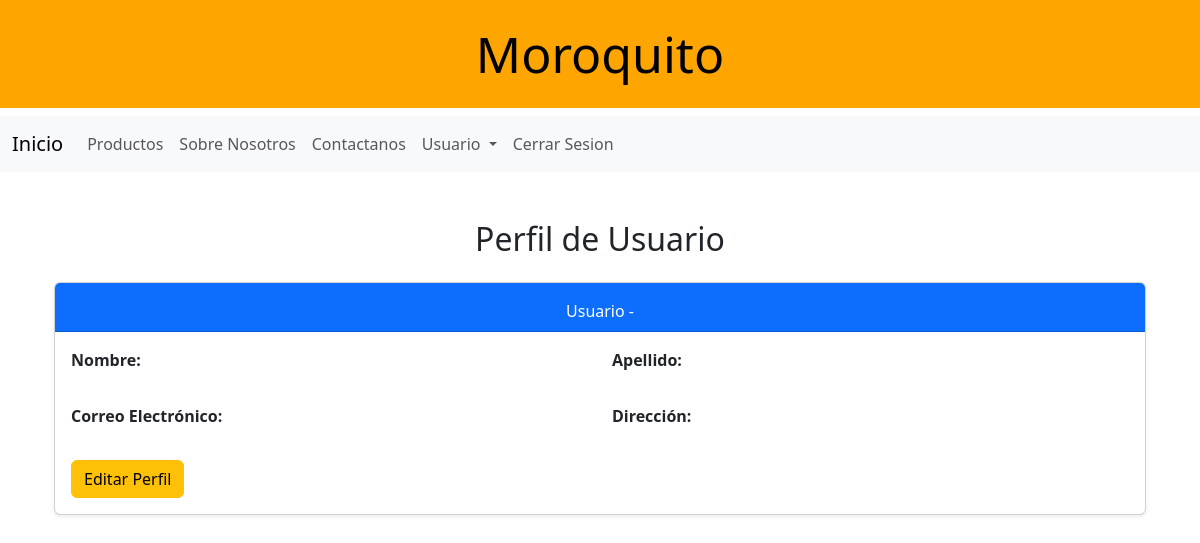
The page /profile/caereyes0@gmail.com (signed in) on the database as committed earlier.
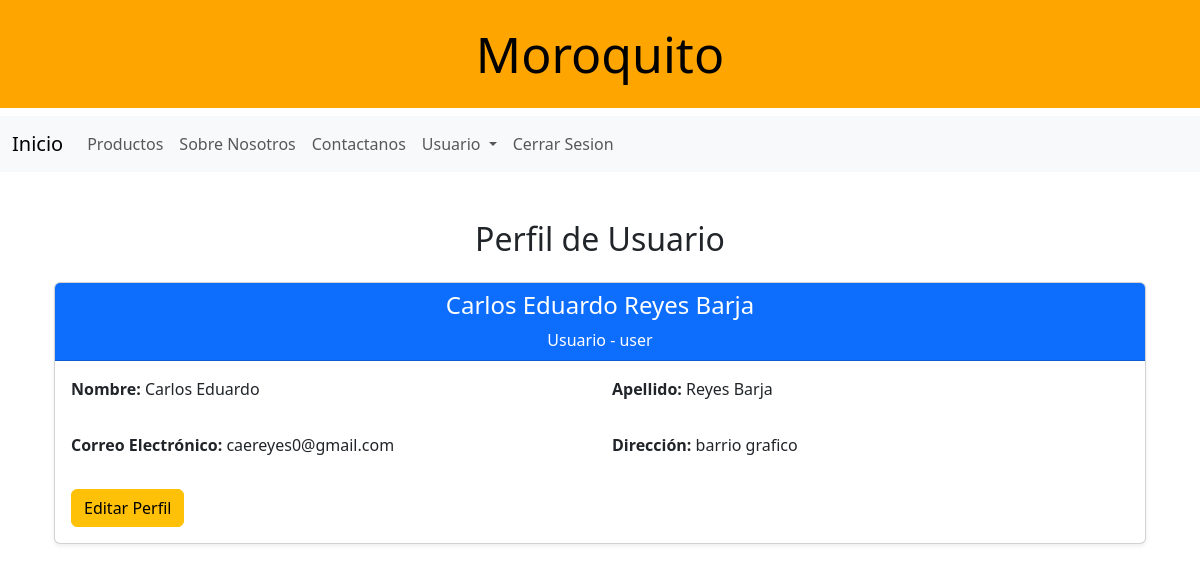
The same page on the database as committed later.
### models/usuario_model.py (models this page shows, shortened)
class Usuarios(UserMixin, db.Model):
    __tablename__ = "usuarios"
    email = db.Column(db.String(200), primary_key=True)
    first_name = db.Column(db.String(50), nullable=False)
    last_name = db.Column(db.String(50), nullable=False)
    password_hash = db.Column(db.String(128), nullable=False)
    direction = db.Column(db.String(200), nullable=False)
    celphone = db.Column(db.String(15), nullable=False)
    role = db.Column(db.String(50), nullable=False, default="user")
    @staticmethod
    def get_user_by_email(email):
        return Usuarios.query.filter_by(email=email).first()
    def has_role(self, role):
        return self.role == role

### controllers/usuario_controller.py (the view)
@user_bp.route("/profile/<string:id>")
@login_required
def profile(id):
    user:Usuarios = Usuarios.get_user_by_email(id)
    return usuario_view.perfil(user)

### run.py (called while the page is built)
@login_manager.user_loader
def load_user(user_email):
    return Usuarios.query.get((user_email))

### views/usuario_view.py (called while the page is built)
def perfil(user):
    return render_template(
        "profile.html",
        title="Perfil de usuario",
        current_user=current_user, user=user
    )

### templates/profile.html
{% extends 'base.html' %}
{% block content %}
<div class="container mt-5">
    <h2 class="text-center mb-4">Perfil de Usuario</h2>
    <div class="card shadow-sm rounded">
        <div class="card-header text-center bg-primary text-white">
            <h4>{{ user.first_name }} {{ user.last_name }}</h4>
            <p class="mb-0">Usuario - {{ user.role }}</p>
        </div>
        <div class="card-body">
            <div class="row">
                <div class="col-md-6 mb-3">
                    <p><strong>Nombre:</strong> {{ user.first_name }}</p>
                </div>
                <div class="col-md-6 mb-3">
                    <p><strong>Apellido:</strong> {{ user.last_name }}</p>
                </div>
                <div class="col-md-6 mb-3">
                    <p><strong>Correo Electrónico:</strong> {{ user.email }}</p>
                </div>
                <div class="col-md-6 mb-3">
                    <p><strong>Dirección:</strong> {{ user.direction }}</p>
                </div>
            </div>
            <div class="d-flex justify-content-between">
                <a href="{{ url_for('user.update_user',id=user.email) }}" class="btn btn-warning">Editar Perfil</a>
            </div>
        </div>
    </div>
</div>
{% endblock %}

Rows that differ between the two databases and show on the page:
added Usuarios: first_name "Carlos Eduardo", last_name "Reyes Barja", role "user", email "caereyes0@gmail.com", direction "barrio grafico"
